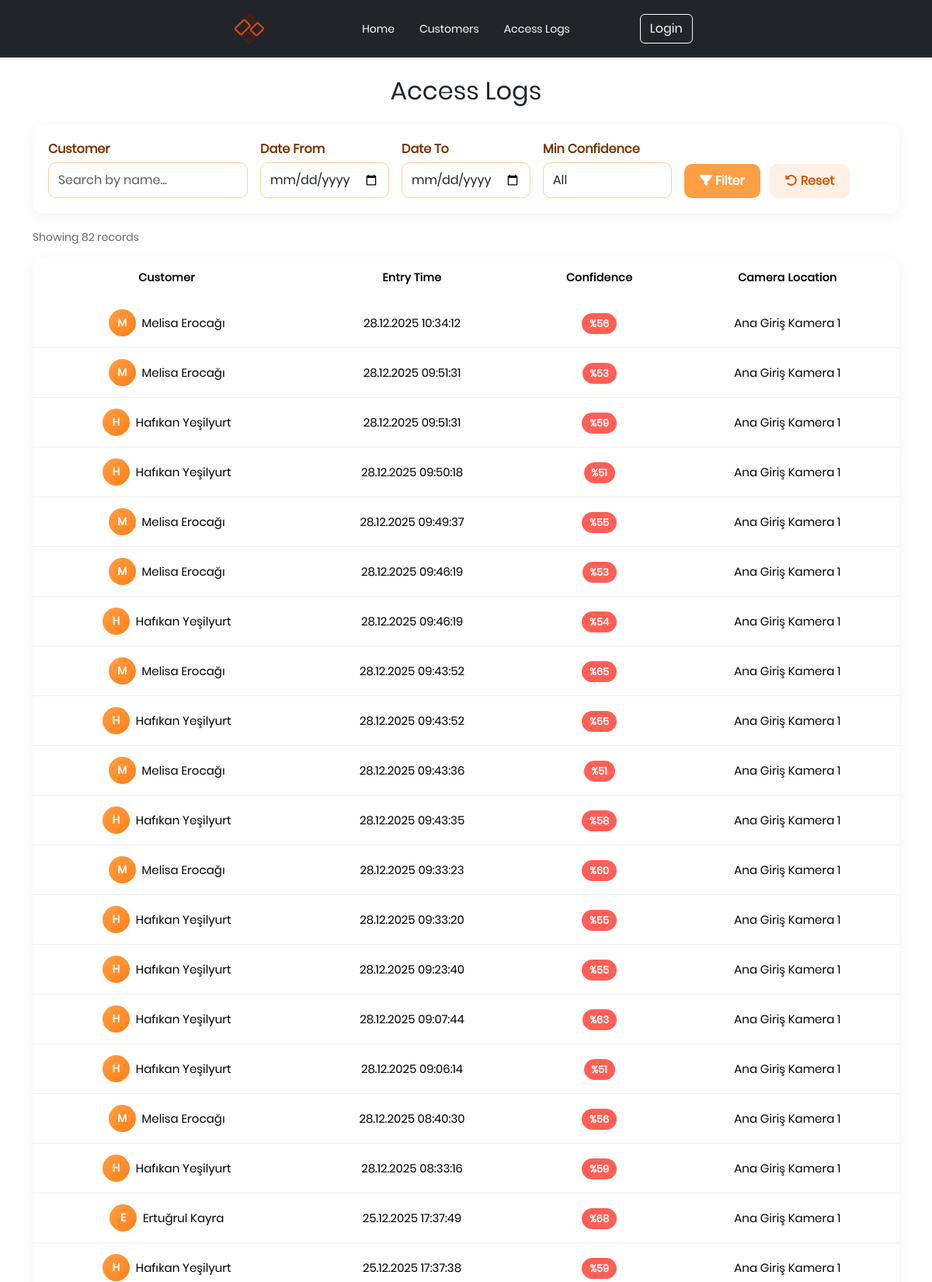
The page /access-logs/ (signed in, upper part) on the database its author committed.
### ControlPanel/models.py (models this page shows, shortened)
class AccessLog(models.Model):
    customer = models.ForeignKey(Customer, on_delete=models.CASCADE, related_name='access_logs')
    entry_time = models.DateTimeField(default=timezone.now)
    confidence_score = models.FloatField(help_text="Tanınma güven skoru (0-1)")
    camera_location = models.CharField(max_length=100, blank=True, help_text="Kamera konumu")
    snapshot = models.ImageField(upload_to='access_snapshots/', null=True, blank=True)
    class Meta:
        verbose_name = "Geçiş Kaydı"
        verbose_name_plural = "Geçiş Kayıtları"
        ordering = ['-entry_time']

class Customer(models.Model):
    full_name = models.CharField(max_length=100)
    phone_number = models.CharField(max_length=20, blank=True)
    customer_type = models.ForeignKey(CustomerType, on_delete=models.SET_NULL, null=True, blank=True)
    is_active = models.BooleanField(default=True)
    created_at = models.DateTimeField(auto_now_add=True)

### ControlPanel/views.py (the view)
# urls.py: path('access-logs/', access_logs_view, name='access-logs'),
@login_required(login_url='/login/')
def access_logs_view(request):
    logs = AccessLog.objects.select_related('customer').all()
    customer_name = request.GET.get('customer', '').strip()
    if customer_name:
        logs = logs.filter(customer__full_name__icontains=customer_name)
    date_from = request.GET.get('date_from', '')
    date_to = request.GET.get('date_to', '')
    if date_from:
        logs = logs.filter(entry_time__date__gte=date_from)
    if date_to:
        logs = logs.filter(entry_time__date__lte=date_to)
    min_confidence = request.GET.get('min_confidence', '')
    if min_confidence:
        logs = logs.filter(confidence_score__gte=float(min_confidence))
    return render(request, 'ControlPanel/access_logs.html', {'logs': logs})

### ControlPanel/templates/ControlPanel/access_logs.html (shortened to what this page needs)
{% extends 'base.html' %}
{% load static %}
{% block customization %}
<link rel="stylesheet" href="https://cdnjs.cloudflare.com/ajax/libs/font-awesome/6.5.1/css/all.min.css">
<link rel="stylesheet" type="text/css" href="{% static 'css/customers/customers.css' %}">
{% endblock %}
{% block page_source %}
<section class="ftco-section">
    <div class="container">
        <div class="row justify-content-center">
            <div class="col-md-6 text-center mb-4">
                <h2 class="heading-section">Access Logs</h2>
            </div>
        </div>
        <div class="filter-section">
            <form method="GET" action="">
                <div class="row g-3 align-items-end">
                    <div class="col-md-3">
                        <label for="customer">Customer</label>
                        <input type="text" class="form-control" id="customer" name="customer"
                               placeholder="Search by name..." value="{{ request.GET.customer }}">
                    </div>
                    <div class="col-md-2">
                        <label for="date_from">Date From</label>
                        <input type="date" class="form-control" id="date_from" name="date_from"
                               value="{{ request.GET.date_from }}">
                    </div>
                    <div class="col-md-2">
                        <label for="date_to">Date To</label>
                        <input type="date" class="form-control" id="date_to" name="date_to"
                               value="{{ request.GET.date_to }}">
                    </div>
                    <div class="col-md-2">
                        <label for="min_confidence">Min Confidence</label>
                        <select class="form-control" id="min_confidence" name="min_confidence">
                            <option value="">All</option>
                        </select>
                    </div>
                    <div class="col-md-3">
                        <button type="submit" class="btn btn-filter me-2">
                            <i class="fa-solid fa-filter"></i> Filter
                        </button>
                        <a href="{% url 'access-logs' %}" class="btn btn-reset">
                            <i class="fa-solid fa-rotate-left"></i> Reset
                        </a>
                    </div>
                </div>
            </form>
        </div>
        <div class="results-info">
            Showing {{ logs.count }} record{% if logs.count != 1 %}s{% endif %}
        </div>
        <div class="row">
            <div class="col-md-12">
                <div class="table-wrap">
                    <table class="table cool-table table-responsive-xl">
                        <thead>
                            <tr>
                                <th>Customer</th>
                                <th>Entry Time</th>
                                <th>Confidence</th>
                                <th>Camera Location</th>
                            </tr>
                        </thead>
                        <tbody>
                            {% for log in logs %}
                            <tr>
                                <td>
                                    <div class="customer-name-cell">
                                        <span class="customer-avatar">
                                            {{ log.customer.full_name|first|upper }}
                                        </span>
                                        {{ log.customer.full_name }}
                                    </div>
                                </td>
                                <td>
                                    {{ log.entry_time|date:"d.m.Y H:i:s" }}
                                </td>
                                <td>
                                    {% widthratio log.confidence_score 1 100 as conf_percent %}
                                    {% if log.confidence_score >= 0.9 %}
                                        <span class="confidence-badge">%{{ conf_percent }}</span>
                                    {% elif log.confidence_score >= 0.8 %}
                                        <span class="confidence-badge medium">%{{ conf_percent }}</span>
                                    {% else %}
                                        <span class="confidence-badge low">%{{ conf_percent }}</span>
                                    {% endif %}
                                </td>
                                <td>
                                    {% if log.camera_location %}
                                        {{ log.camera_location }}
                                    {% else %}
                                        <span style="color: #999;">-</span>
                                    {% endif %}
                                </td>
                            </tr>
                            {% endfor %}
                        </tbody>
                    </table>
                </div>
            </div>
        </div>
    </div>
</section>
{% endblock %}

### static/css/main.css (style rules this page uses)
* { margin: 0px; padding: 0px; box-sizing: border-box; }
body, html { height: 100%; font-family: Poppins-Regular, sans-serif; }
a { font-family: Poppins-Regular; font-size: 14px; line-height: 1.7; color: #666666; margin: 0px; transition: all 0.4s; -webkit-transition: all 0.4s; -o-transition: all 0.4s; -moz-transition: all 0.4s; }
h1,h2,h3,h4,h5,h6 { margin: 0px; }
input { outline: none; border: none; }
button { outline: none !important; border: none; background: transparent; }

### static/css/customers/customers.css (style rules this page uses)
.cool-table { background: #fff; border-radius: 14px; overflow: hidden; border: none; box-shadow: 0 4px 16px rgba(0,0,0,0.05); }
.cool-table thead { background: #ffe7d3; color: #c34700; font-weight: 600; border: none; }
.cool-table thead th { padding: 16px 12px; font-size: 14px; letter-spacing: 0.4px; border: none; }
.cool-table tbody tr { border-bottom: 1px solid #f0f0f0; transition: 0.2s ease; }
.cool-table td { padding: 14px 12px; vertical-align: middle; border: none; font-size: 15px; }

### ControlPanel/templates/ControlPanel/access_logs.html (style rules this page uses)
table { margin: 0 auto; }
thead th { text-align: center; }
tbody td { text-align: center; }
.filter-section { background: #fff; border-radius: 14px; padding: 20px; margin-bottom: 20px; box-shadow: 0 4px 16px rgba(0,0,0,0.05); }
.filter-section .form-control { border-radius: 10px; border: 1px solid #ffcf99; padding: 10px 12px; }
.filter-section label { font-weight: 600; color: #783400; margin-bottom: 5px; }
.btn-filter { background: #ff9f45; border: none; color: white; font-weight: 600; padding: 10px 20px; border-radius: 10px; transition: 0.2s; }
.btn-reset { background: #fff0e6; border: none; color: #d45a00; font-weight: 600; padding: 10px 20px; border-radius: 10px; transition: 0.2s; }
.confidence-badge { background: #4CAF50; color: white; padding: 4px 10px; border-radius: 20px; font-size: 13px; font-weight: 600; }
.confidence-badge.low { background: #ff5f57; }
.customer-avatar { width: 35px; height: 35px; border-radius: 50%; background: linear-gradient(135deg, #ff9f45, #ff7f19); display: inline-flex; align-items: center; justify-content: center; color: white; font-weight: bold; font-size: 14px; margin-right: 8px; }
.customer-name-cell { display: flex; align-items: center; justify-content: center; }
.results-info { color: #666; font-size: 14px; margin-bottom: 15px; }

### rows shown on the page
AccessLog: customer.full_name|first "M", customer.full_name "Melisa Erocağı", entry_time "28.12.2025 10:34:12", conf_percent "56", camera_location "Ana Giriş Kamera 1"
AccessLog: customer.full_name|first "M", customer.full_name "Melisa Erocağı", entry_time "28.12.2025 09:51:31", conf_percent "53", camera_location "Ana Giriş Kamera 1"
AccessLog: customer.full_name|first "H", customer.full_name "Hafıkan Yeşilyurt", entry_time "28.12.2025 09:51:31", conf_percent "59", camera_location "Ana Giriş Kamera 1"
AccessLog: customer.full_name|first "H", customer.full_name "Hafıkan Yeşilyurt", entry_time "28.12.2025 09:50:18", conf_percent "51", camera_location "Ana Giriş Kamera 1"
AccessLog: customer.full_name|first "M", customer.full_name "Melisa Erocağı", entry_time "28.12.2025 09:49:37", conf_percent "55", camera_location "Ana Giriş Kamera 1"
AccessLog: customer.full_name|first "M", customer.full_name "Melisa Erocağı", entry_time "28.12.2025 09:46:19", conf_percent "53", camera_location "Ana Giriş Kamera 1"
AccessLog: customer.full_name|first "H", customer.full_name "Hafıkan Yeşilyurt", entry_time "28.12.2025 09:46:19", conf_percent "54", camera_location "Ana Giriş Kamera 1"
AccessLog: customer.full_name|first "M", customer.full_name "Melisa Erocağı", entry_time "28.12.2025 09:43:52", conf_percent "65", camera_location "Ana Giriş Kamera 1"
AccessLog: customer.full_name|first "H", customer.full_name "Hafıkan Yeşilyurt", entry_time "28.12.2025 09:43:52", conf_percent "55", camera_location "Ana Giriş Kamera 1"
AccessLog: customer.full_name|first "M", customer.full_name "Melisa Erocağı", entry_time "28.12.2025 09:43:36", conf_percent "51", camera_location "Ana Giriş Kamera 1"
AccessLog: customer.full_name|first "H", customer.full_name "Hafıkan Yeşilyurt", entry_time "28.12.2025 09:43:35", conf_percent "58", camera_location "Ana Giriş Kamera 1"
AccessLog: customer.full_name|first "M", customer.full_name "Melisa Erocağı", entry_time "28.12.2025 09:33:23", conf_percent "60", camera_location "Ana Giriş Kamera 1"
AccessLog: customer.full_name|first "H", customer.full_name "Hafıkan Yeşilyurt", entry_time "28.12.2025 09:33:20", conf_percent "55", camera_location "Ana Giriş Kamera 1"
AccessLog: customer.full_name|first "H", customer.full_name "Hafıkan Yeşilyurt", entry_time "28.12.2025 09:23:40", conf_percent "55", camera_location "Ana Giriş Kamera 1"
AccessLog: customer.full_name|first "H", customer.full_name "Hafıkan Yeşilyurt", entry_time "28.12.2025 09:07:44", conf_percent "63", camera_location "Ana Giriş Kamera 1"
AccessLog: customer.full_name|first "H", customer.full_name "Hafıkan Yeşilyurt", entry_time "28.12.2025 09:06:14", conf_percent "51", camera_location "Ana Giriş Kamera 1"
AccessLog: customer.full_name|first "M", customer.full_name "Melisa Erocağı", entry_time "28.12.2025 08:40:30", conf_percent "56", camera_location "Ana Giriş Kamera 1"
AccessLog: customer.full_name|first "H", customer.full_name "Hafıkan Yeşilyurt", entry_time "28.12.2025 08:33:16", conf_percent "59", camera_location "Ana Giriş Kamera 1"
AccessLog: customer.full_name|first "E", customer.full_name "Ertuğrul Kayra", entry_time "25.12.2025 17:37:49", conf_percent "68", camera_location "Ana Giriş Kamera 1"
AccessLog: customer.full_name|first "H", customer.full_name "Hafıkan Yeşilyurt", entry_time "25.12.2025 17:37:38", conf_percent "59", camera_location "Ana Giriş Kamera 1"

### other values the page prints
{{ logs.count }} "82"
